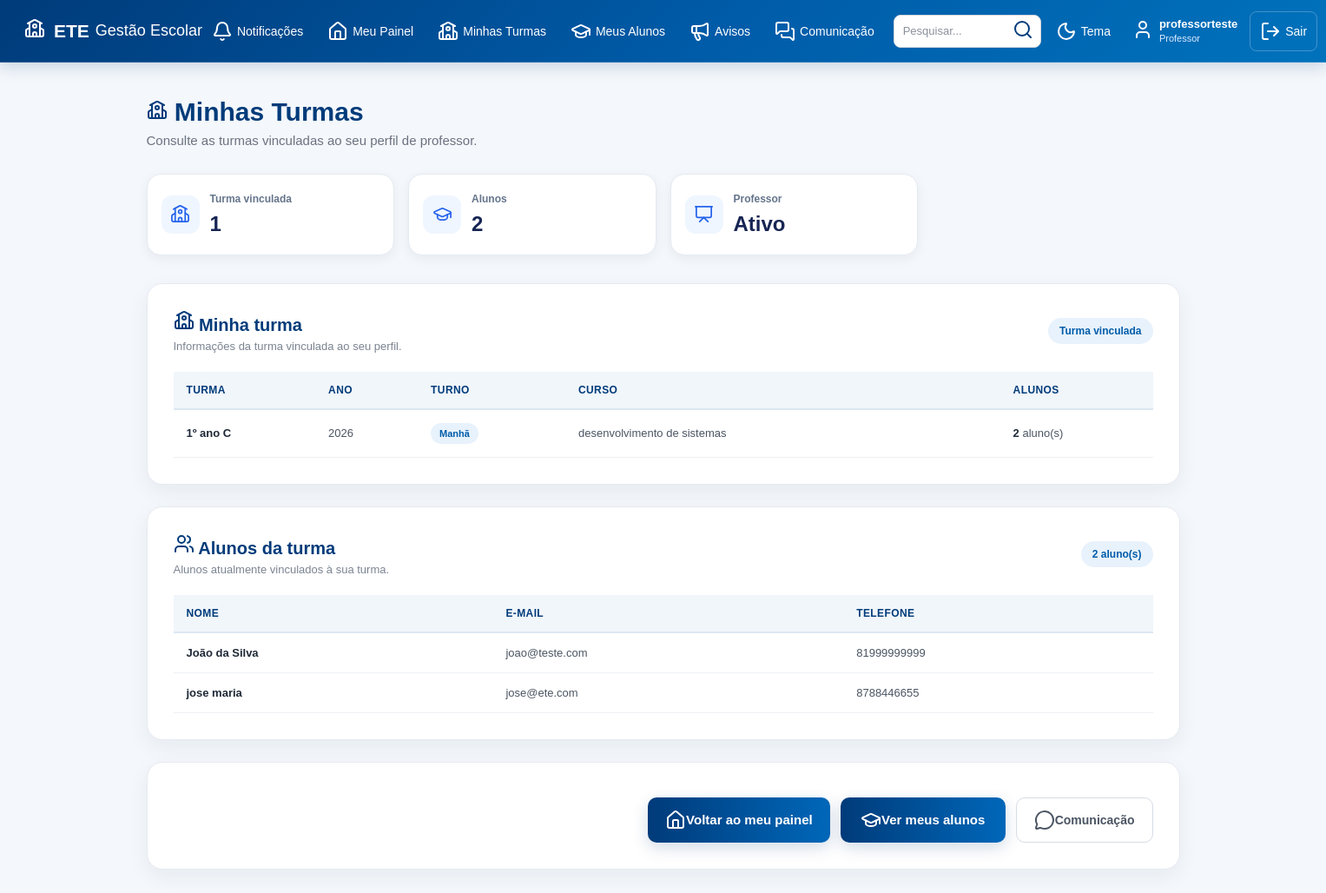
/professor/turmas (signed in), run on the app's committed database.
### tables this page shows
CREATE TABLE usuarios (

            id INTEGER PRIMARY KEY AUTOINCREMENT,

            nome TEXT NOT NULL,

            email TEXT NOT NULL,

            tipo TEXT NOT NULL,

            telefone TEXT,

            turma TEXT

        , senha TEXT, primeiro_acesso INTEGER DEFAULT 0);

CREATE TABLE turmas (

            id INTEGER PRIMARY KEY AUTOINCREMENT,

            nome TEXT NOT NULL,

            ano INTEGER NOT NULL,

            turno TEXT NOT NULL,

            curso TEXT NOT NULL

        );

### app.py (the view)
@app.route("/professor/turmas")
def professor_turmas():
    acesso = exigir_tipo("professor")
    if acesso:
        return acesso
    conexao = conectar()
    try:
        usuario_id = session["usuario_id"]
        professor = conexao.execute(
            """
            SELECT * FROM usuarios
            WHERE id = ? AND tipo = 'professor'
            """,
            (usuario_id,)
        ).fetchone()
        if professor is None:
            session.clear()
            flash("Professor não encontrado.", "error")
            return redirect(url_for("inicio"))
        turma = None
        alunos = []
        if professor["turma"]:
            turma = conexao.execute(
                "SELECT * FROM turmas WHERE nome = ?",
                (professor["turma"],)
            ).fetchone()
            alunos = conexao.execute(
                """
                SELECT id, nome, email, telefone, turma
                FROM usuarios
                WHERE tipo = 'aluno' AND turma = ?
                ORDER BY nome
                """,
                (professor["turma"],)
            ).fetchall()
    finally:
        conexao.close()
    return render_template(
        "professor_turmas.html",
        professor=professor,
        turma=turma,
        alunos=alunos,
        usuario_nome=session["usuario_nome"],
        usuario_tipo=session["usuario_tipo"]
    )

### app.py (called while the page is built)
def usuario_logado():
    return "usuario_id" in session

def exigir_tipo(tipo):
    if not usuario_logado():
        return redirect(url_for("inicio"))
    if session.get("usuario_tipo") != tipo:
        flash("Você não tem permissão para acessar esta área.", "error")
        return redirecionar_usuario()
    return None

def buscar_usuario_atual():
    if not usuario_logado():
        return None
    conexao = conectar()
    try:
        return conexao.execute(
            "SELECT * FROM usuarios WHERE id = ?",
            (session["usuario_id"],)
        ).fetchone()
    finally:
        conexao.close()

@app.before_request
def protecao_global():
    if request.endpoint in {"inicio", "static"}:
        return None
    if not usuario_logado():
        return None
    usuario = buscar_usuario_atual()
    if usuario is None:
        session.clear()
        flash("Sua sessão não é mais válida.", "error")
        return redirect(url_for("inicio"))
    session["usuario_nome"] = usuario["nome"]
    session["usuario_email"] = usuario["email"]
    session["usuario_tipo"] = usuario["tipo"]
    if (
        usuario["primeiro_acesso"] == 1
        and request.endpoint not in {"trocar_senha", "logout", "static"}
    ):
        return redirect(url_for("trocar_senha"))
    return None

@app.context_processor
def disponibilizar_notificacoes():
    return obter_contadores_notificacoes()

### banco.py (called while the page is built)
def conectar():
    conexao = sqlite3.connect("gestao_escolar.db")
    conexao.row_factory = sqlite3.Row
    return conexao

### templates/professor_turmas.html (shortened to what this page needs)
<!DOCTYPE html>
<html lang="pt-BR">
<head>
    <link
        rel="stylesheet"
        href="{{ url_for('static', filename='style.css') }}"
    >
</head>
<body>
{% include "menu.html" %}
<main class="dashboard">
    <div class="dashboard-title">
        <h2>
            <i data-lucide="school"></i>
            Minhas Turmas
        </h2>
        <p>
            Consulte as turmas vinculadas ao seu
            perfil de professor.
        </p>
    </div>
    <section class="dashboard-cards">
        <div class="dashboard-card">
            <div class="dashboard-card-icon">
                <i data-lucide="school"></i>
            </div>
            <div>
                <span>
                    Turma vinculada
                </span>
                <strong>
                    {% if turma %}
                        1
                    {% else %}
                        0
                    {% endif %}
                </strong>
            </div>
        </div>
        <div class="dashboard-card">
            <div class="dashboard-card-icon">
                <i data-lucide="graduation-cap"></i>
            </div>
            <div>
                <span>
                    Alunos
                </span>
                <strong>
                    {{ alunos|length }}
                </strong>
            </div>
        </div>
        <div class="dashboard-card">
            <div class="dashboard-card-icon">
                <i data-lucide="presentation"></i>
            </div>
            <div>
                <span>
                    Professor
                </span>
                <strong>
                    Ativo
                </strong>
            </div>
        </div>
    </section>
    <section class="content-card">
        <div class="section-header">
            <div>
                <h3>
                    <i data-lucide="school"></i>
                    Minha turma
                </h3>
                <p>
                    Informações da turma vinculada ao
                    seu perfil.
                </p>
            </div>
            {% if turma %}
                <span class="total-badge">
                    Turma vinculada
                </span>
            {% endif %}
        </div>
        {% if turma %}
            <div class="table-container">
                <table>
                    <thead>
                        <tr>
                            <th>
                                Turma
                            </th>
                            <th>
                                Ano
                            </th>
                            <th>
                                Turno
                            </th>
                            <th>
                                Curso
                            </th>
                            <th>
                                Alunos
                            </th>
                        </tr>
                    </thead>
                    <tbody>
                        <tr>
                            <td>
                                <strong>
                                    {{ turma['nome'] }}
                                </strong>
                            </td>
                            <td>
                                {{ turma['ano'] }}
                            </td>
                            <td>
                                <span class="badge">
                                    {{ turma['turno'] }}
                                </span>
                            </td>
                            <td>
                                {{ turma['curso'] }}
                            </td>
                            <td>
                                <strong>
                                    {{ alunos|length }}
                                </strong>
                                aluno(s)
                            </td>
                        </tr>
                    </tbody>
                </table>
            </div>
        {% endif %}
    </section>
    <section class="content-card users-list">
        <div class="section-header">
            <div>
                <h3>
                    <i data-lucide="users"></i>
                    Alunos da turma
                </h3>
                <p>
                    Alunos atualmente vinculados à
                    sua turma.
                </p>
            </div>
            <span class="total-badge">
                {{ alunos|length }} aluno(s)
            </span>
        </div>
        {% if alunos %}
            <div class="table-container">
                <table>
                    <thead>
                        <tr>
                            <th>
                                Nome
                            </th>
                            <th>
                                E-mail
                            </th>
                            <th>
                                Telefone
                            </th>
                        </tr>
                    </thead>
                    <tbody>
                        {% for aluno in alunos %}
                            <tr>
                                <td>
                                    <strong>
                                        {{ aluno['nome'] }}
                                    </strong>
                                </td>
                                <td>
                                    {{ aluno['email'] }}
                                </td>
                                <td>
                                    {{ aluno['telefone'] or '-' }}
                                </td>
                            </tr>
                        {% endfor %}
                    </tbody>
                </table>
            </div>
        {% endif %}
    </section>
    <section class="content-card">
        <div class="form-buttons">
            <a
                href="{{ url_for('professor') }}"
                class="btn-login"
            >
                <i data-lucide="house"></i>
                Voltar ao meu painel
            </a>
            <a
                href="{{ url_for('meus_alunos') }}"
                class="btn-login"
            >
                <i data-lucide="graduation-cap"></i>
                Ver meus alunos
            </a>
            <a
                href="{{ url_for('comunicacao') }}"
                class="btn-secondary"
            >
                <i data-lucide="message-circle"></i>
                Comunicação
            </a>
        </div>
    </section>
</main>
</body>
</html>

### templates/menu.html (shortened to what this page needs)
<!DOCTYPE html>
<html lang="pt-BR">
<head>
    <link
        rel="stylesheet"
        href="{{ url_for('static', filename='style.css') }}"
    >
</head>
<body>
    <header class="topo">
        <div class="topo-logo">
            <span class="logo-icone">
                <i data-lucide="school"></i>
            </span>
            <div class="logo-texto">
                <strong>ETE</strong>
                <span>Gestão Escolar</span>
            </div>
        </div>
        <nav class="menu-principal">
            {% set total_notificacoes =
                notificacoes_mensagens + notificacoes_avisos
            %}
            <a
                href="{{ url_for('comunicacao') }}"
                class="menu-item menu-notificacoes"
                aria-label="Notificações: {{ total_notificacoes }} pendentes"
                title="Mensagens e avisos não lidos"
            >
                <i data-lucide="bell"></i>
                <span>Notificações</span>
            </a>
            {% if usuario_tipo == "professor" %}
                <a
                    href="{{ url_for('professor') }}"
                    class="menu-item"
                >
                    <i data-lucide="house"></i>
                    <span>Meu Painel</span>
                </a>
                <a
                    href="{{ url_for('professor_turmas') }}"
                    class="menu-item"
                >
                    <i data-lucide="school"></i>
                    <span>Minhas Turmas</span>
                </a>
                <a
                    href="{{ url_for('meus_alunos') }}"
                    class="menu-item"
                >
                    <i data-lucide="graduation-cap"></i>
                    <span>Meus Alunos</span>
                </a>
                <a
                    href="{{ url_for('professor_avisos') }}"
                    class="menu-item"
                >
                    <i data-lucide="megaphone"></i>
                    <span>Avisos</span>
                </a>
                <a
                    href="{{ url_for('comunicacao') }}"
                    class="menu-item"
                >
                    <i data-lucide="messages-square"></i>
                    <span>Comunicação</span>
                </a>
            {% endif %}
            <div class="menu-pesquisa">
                <input
                    type="text"
                    name="pesquisa"
                    placeholder="Pesquisar..."
                    aria-label="Pesquisar no sistema"
                >
                <button
                    type="button"
                    title="Pesquisa"
                >
                    <i data-lucide="search"></i>
                </button>
            </div>
            <button
                type="button"
                class="menu-botao"
                title="Alterar tema"
            >
                <i data-lucide="moon"></i>
                <span>Tema</span>
            </button>
            <a
                href="{{ url_for('perfil') }}"
                class="menu-usuario"
            >
                <span class="usuario-icone">
                    <i data-lucide="user"></i>
                </span>
                <span class="usuario-info">
                    <strong>{{ usuario_nome }}</strong>
                    <small>{{ usuario_tipo|capitalize }}</small>
                </span>
            </a>
            <a
                href="{{ url_for('logout') }}"
                class="menu-sair"
            >
                <i data-lucide="log-out"></i>
                <span>Sair</span>
            </a>
        </nav>
    </header>
</body>
</html>

### data on the page
usuarios: nome "professorteste", tipo "Professor"
turmas: nome "1º ano C", ano "2026", turno "Manhã", curso "desenvolvimento de sistemas"
usuarios: nome "João da Silva", email "joao@teste.com", telefone "81999999999"
usuarios: nome "jose maria", email "jose@ete.com", telefone "8788446655"

### other printed values
{{ alunos|length }} "2"
